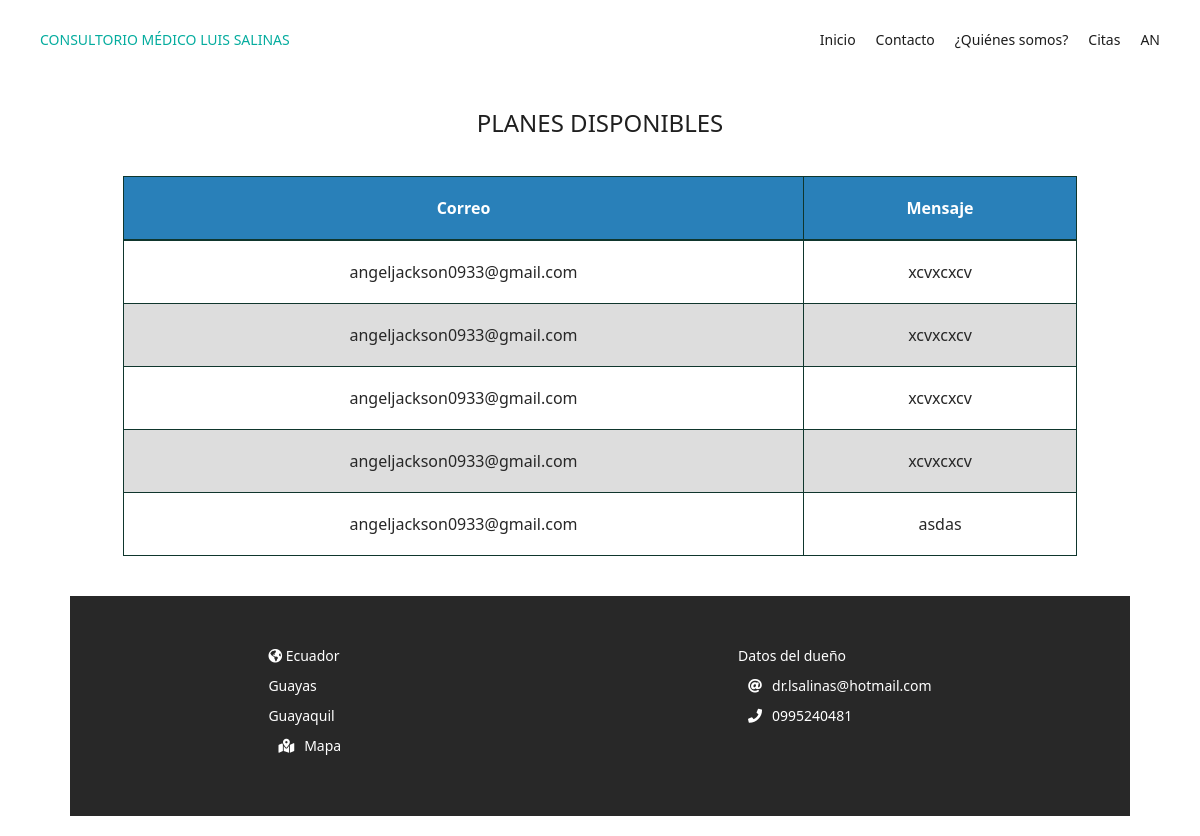
Page /index.php?c=Admin&a=showContac (signed in) on the committed database.
### tables this page shows
CREATE TABLE `contacto` (
  `id_contacto` int(20) NOT NULL,
  `nombre` varchar(255) NOT NULL,
  `correo` varchar(255) NOT NULL,
  `mensaje` varchar(500) NOT NULL,
  `id_usuario` varchar(10) DEFAULT NULL
);

### controller/FontController.php (called while the page is built, shortened)
<?php
    class FontController{
        public function rutear() {
            $action = (isset($_REQUEST['a'])) ? $_REQUEST['a']:'index';
            $controller = new $controller;
            $controller->$action();
        }
    }
?>

### index.php (called while the page is built)
<?php
    require_once './controller/FontController.php';
    $ruter = new FontController();
    $ruter->rutear();
?>

### model/Connection.php (called while the page is built, shortened)
<?php
class Connection{
    private static $connection = null;
    public static function getConnection(){
        try{
            if(!isset(self::$connection)){
                self::$connection=new PDO("mysql:host=".SERVIDOR."; port=".PUERTO."; dbname=".NOMBREDB.";",USUARIO,PASSWORD);
                self::$connection->setAttribute(PDO::ATTR_ERRMODE,PDO::ERRMODE_EXCEPTION);
                self::$connection->exec("set character set utf8");
            }
        }catch(Exception $e){
            echo $e->getMessage();
        }
        return self::$connection;
    }
}
?>

### model/DAO/ContactoDAO.php (called while the page is built, shortened)
<?php
    require_once 'model/Connection.php';
    class ContactoDAO{
        private $connec;
        public function __construct(){
            try{
                $this->connec = Connection::getConnection();
            }catch(Exception $e){
                echo $e->getMessage();
            }
        }
        public function getContactoAll(){
            $sql = "SELECT * FROM contacto";
            try{
                $preStm = $this->connec->prepare($sql);
                $preStm->execute();
                return $preStm->fetchAll(PDO::FETCH_ASSOC);
            }catch(PDOException $e){
                echo $e->getMessage();
            }
        }
    }
?>

### view/dynamic/tablecontac.php (the view, shortened to what this page needs)
<!DOCTYPE html>
<html lang="es">
<head>
<?php include('librerias.php'); ?>
</head>
<body>
<div class="container-table">
    <h1>PLANES DISPONIBLES</h1>
    <div id="main-container">
        <table>
            <tbody>
            <thead>
            <tr>
                <th>Correo</th><th>Mensaje</th>
            </tr>
            </thead>
            <?php
            foreach ($result as $gp):
                ?>
                <tr>
                    <td><?php echo($gp['nombre']); ?></td>
                    <td><?php echo($gp['mensaje']); ?></td>
                </tr>
                    <?php endforeach; ?>
            </tbody>
        </table>
    </div>
</body>

### assets/css/style.css (style rules this page uses)
* { margin: 0; padding: 0; font-family: 'Segoe UI', Tahoma, Geneva, Verdana, sans-serif; }
h1, h2, h3, h4, h5, h6 { color: #1F1F1F; }

### assets/css/card.css (style rules this page uses)
*, *::before, *::after { box-sizing: border-box; }
html { background-color: #ecf9ff; }
body { color: #272727; font-family: 'Quicksand', serif; font-style: normal; font-weight: 400; letter-spacing: 0; padding: 1rem; }
h1 { font-size: 24px; font-weight: 400; text-align: center; }

### view/dynamic/tablecontac.php (style rules this page uses)
.container-table { padding: 10px 60px; }
#main-container { margin: 40px auto; width: 90%; }
table { background-color: white; text-align: left; border-collapse: collapse; width: 100%; }
th, td { text-align: center; padding: 20px; border: solid 1px #0F362D; }
thead { background-color: #2980B9 ; border-bottom: solid 2px #0F362D; color: white; }
tr:nth-child(even) { background-color: #ddd; }

### rows in the picture
contacto: nombre "angeljackson0933@gmail.com", mensaje "xcvxcxcv"
contacto: nombre "angeljackson0933@gmail.com", mensaje "xcvxcxcv"
contacto: nombre "angeljackson0933@gmail.com", mensaje "xcvxcxcv"
contacto: nombre "angeljackson0933@gmail.com", mensaje "xcvxcxcv"
contacto: nombre "angeljackson0933@gmail.com", mensaje "asdas"

### other values in the picture
$_SESSION['A'] "AN"
